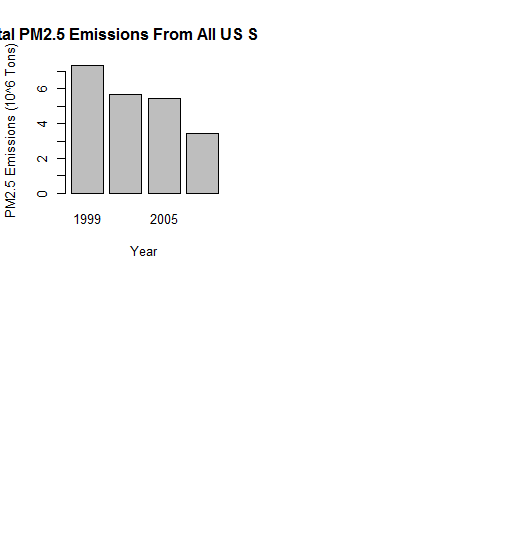

Reproduce this figure in R.
totalEmission <- aggregate(Emissions ~ year, NEIdata, sum)
totalEmission

barplot(
  (totalEmission$Emissions)/10^6,
  names.arg=totalEmission$year,
  xlab="Year",
  ylab="PM2.5 Emissions (10^6 Tons)",
  main="Total PM2.5 Emissions From All US Sources"
)
